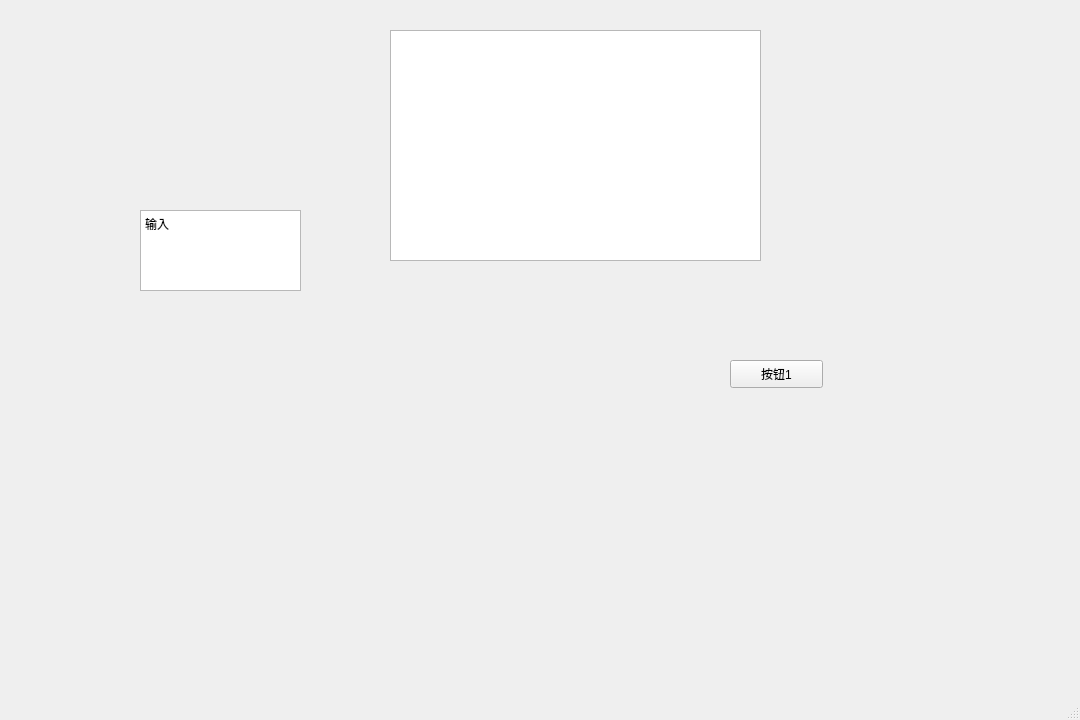
<?xml version="1.0" encoding="UTF-8"?>
<ui version="4.0">
 <class>MainWindow</class>
 <widget class="QMainWindow" name="MainWindow">
  <property name="geometry">
   <rect>
    <x>0</x>
    <y>0</y>
    <width>1080</width>
    <height>720</height>
   </rect>
  </property>
  <property name="windowTitle">
   <string>可视化测试</string>
  </property>
  <widget class="QWidget" name="centralwidget">
   <widget class="QTextEdit" name="textEdit">
    <property name="geometry">
     <rect>
      <x>140</x>
      <y>210</y>
      <width>161</width>
      <height>81</height>
     </rect>
    </property>
    <property name="html">
     <string>&lt;!DOCTYPE HTML PUBLIC &quot;-//W3C//DTD HTML 4.0//EN&quot; &quot;http://www.w3.org/TR/REC-html40/strict.dtd&quot;&gt;
&lt;html&gt;&lt;head&gt;&lt;meta name=&quot;qrichtext&quot; content=&quot;1&quot; /&gt;&lt;meta charset=&quot;utf-8&quot; /&gt;&lt;style type=&quot;text/css&quot;&gt;
p, li { white-space: pre-wrap; }
hr { height: 1px; border-width: 0; }
li.unchecked::marker { content: &quot;\2610&quot;; }
li.checked::marker { content: &quot;\2612&quot;; }
&lt;/style&gt;&lt;/head&gt;&lt;body style=&quot; font-family:'Microsoft YaHei UI'; font-size:9pt; font-weight:400; font-style:normal;&quot;&gt;
&lt;p style=&quot; margin-top:0px; margin-bottom:0px; margin-left:0px; margin-right:0px; -qt-block-indent:0; text-indent:0px;&quot;&gt;输入&lt;/p&gt;&lt;/body&gt;&lt;/html&gt;</string>
    </property>
   </widget>
   <widget class="QPushButton" name="button1">
    <property name="geometry">
     <rect>
      <x>730</x>
      <y>360</y>
      <width>93</width>
      <height>28</height>
     </rect>
    </property>
    <property name="text">
     <string>按钮1</string>
    </property>
   </widget>
   <widget class="QGraphicsView" name="graphicsView">
    <property name="geometry">
     <rect>
      <x>390</x>
      <y>30</y>
      <width>371</width>
      <height>231</height>
     </rect>
    </property>
   </widget>
  </widget>
  <widget class="QMenuBar" name="menubar">
   <property name="geometry">
    <rect>
     <x>0</x>
     <y>0</y>
     <width>1080</width>
     <height>33</height>
    </rect>
   </property>
  </widget>
  <widget class="QStatusBar" name="statusbar"/>
 </widget>
 <resources/>
 <connections/>
</ui>
